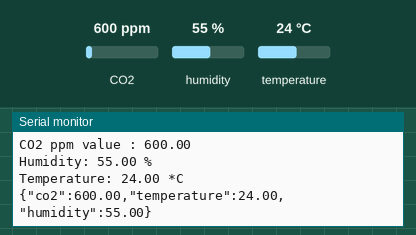
Simulated run of this sketch. Board: Arduino Uno, built with avr-gcc and run on an emulated ATmega328P. On the bench: the last lines printed to the serial monitor. Inputs (shaded band) come from the test bench; at power-on: CO2 600 ppm, humidity 55 %, temperature 24 °C. WiFi joins after 1.5 s; servers stay silent unless stated; no MQTT or app messages arrive unless stated.

Above: at 6.2 s.
6.3 s: CO2 set to 452 ppm
At 8.8 s:
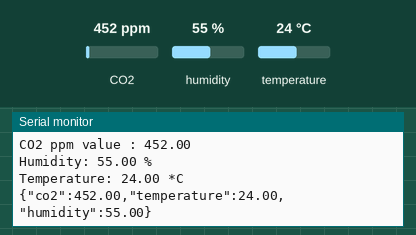
9.0 s: humidity set to 22 %
At 10.7 s:
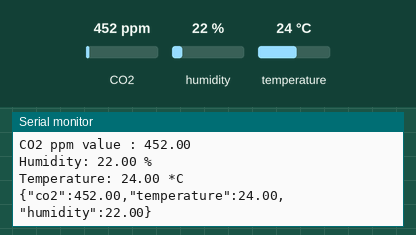
11.7 s: temperature set to 12 °C
At 13.2 s:
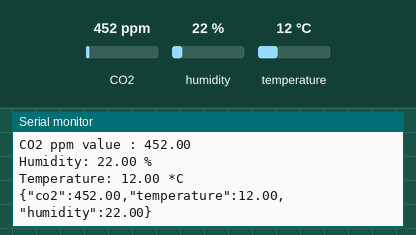
14.4 s: CO2 set to 1050 ppm
At 16.9 s:
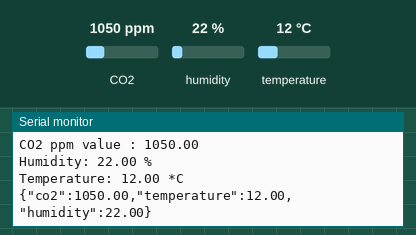
17.1 s: humidity set to 40 %
At 19.6 s:
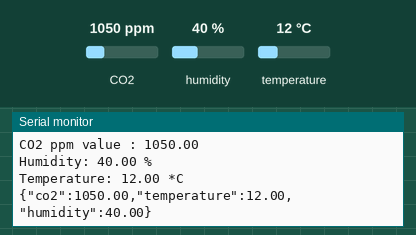
Timing chart, 0 to 20.8 s (numbered marks = the images above; inputs shaded):
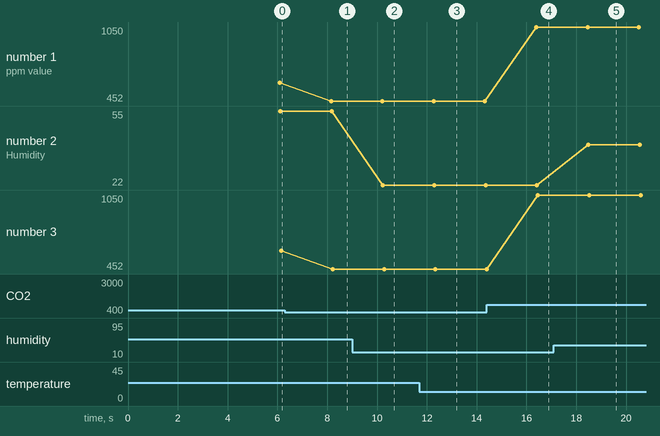

Measured:
- after the input at 6.3 s, the serial monitor: prints a new line after 1.9 s (image 1)
- after the input at 9.0 s, the serial monitor: prints a new line after 1.2 s (image 2)
- after the input at 11.7 s, the serial monitor: prints a new line after 0.62 s (image 3)
- after the input at 14.4 s, the serial monitor: prints a new line after 2.0 s (image 4)
- after the input at 17.1 s, the serial monitor: prints a new line after 1.4 s (image 5)
- plotted number 1: 600 → 452 after the input at 6.3 s, 452 → 1050 after the input at 14.4 s
- plotted number 2: 55 → 22 after the input at 9.0 s, 22 → 40 after the input at 17.1 s
- plotted number 3: 600 → 452 after the input at 6.3 s, 452 → 1050 after the input at 14.4 s

The sketch:

proto.ino
```cpp
#include "DHT.h"
#define DHTPIN11 4
#define DHTTYPE11 DHT11
#include "MQ135.h"
#define ANALOGPIN A0    //  Define Analog PIN on Arduino Board
#define RZERO 206.85    //  Define RZERO Calibration Value
MQ135 gasSensor = MQ135(ANALOGPIN);

#include <WiFiEspClient.h>
#include <WiFiEsp.h>
#include <WiFiEspUdp.h>
#include <PubSubClient.h>
#include "SoftwareSerial.h"

#define WIFI_AP "SKT"
#define WIFI_PASSWORD "1234567890"
const char* mqttServer = "192.168.1.254";
const int mqttPort = 1883;
const char* mqttUser = "";
const char* mqttPassword = "";

WiFiEspClient espClient;
PubSubClient client(espClient);
SoftwareSerial soft(2, 3); // RX, TX
DHT dht11(DHTPIN11, DHTTYPE11);
int status = WL_IDLE_STATUS;
unsigned long lastSend;

void setup() {

  Serial.begin(9600);
  dht11.begin();
  float rzero = gasSensor.getRZero();
  delay(3000);
  Serial.print("MQ135 RZERO Calibration Value : ");
  Serial.println(rzero);
  InitWiFi();
  client.setServer( mqttServer, mqttPort );
  lastSend = 0;
}

void loop() {
  status = WiFi.status();
  if ( status != WL_CONNECTED) {
    while ( status != WL_CONNECTED) {
      Serial.print("Attempting to connect to WPA SSID: ");
      Serial.println(WIFI_AP);
      // Connect to WPA/WPA2 network
      status = WiFi.begin(WIFI_AP, WIFI_PASSWORD);
      delay(500);
    }
    Serial.println("Connected to AP");
  }

  if ( !client.connected() ) {
    reconnect();
  }
  if ( millis() - lastSend > 1000 ) { // Update and send only after 1 seconds
    getAndSendCO2Data();
    lastSend = millis();
  }
  client.loop();
}

void getAndSendCO2Data()
{
  float ppm = gasSensor.getPPM();
  delay(1000);
  digitalWrite(13,HIGH);

  // Check if any reads failed and exit early (to try again).
  if (isnan(ppm)) {
    Serial.println("Failed to read from MQ135 sensor!");
    return;
  }

  Serial.print("CO2 ppm value : ");
  Serial.println(ppm);
  String co2 = String(ppm);
  float h = dht11.readHumidity();
  float t = dht11.readTemperature();
  if (isnan(h) || isnan(t)) {
    Serial.println("Failed to read from DHT sensor!");
    return;
  }
  Serial.print("Humidity: ");
  Serial.print(h);
  Serial.println(" %\t");
  Serial.print("Temperature: ");
  Serial.print(t);
  Serial.println(" *C ");

  String temperature = String(t);
  String humidity = String(h);

  // Prepare a JSON payload string
  String payload = "{";
  payload += "\"co2\":"; payload += co2; payload += ",";
  payload += "\"temperature\":"; payload += temperature; payload += ",";
  payload += "\"humidity\":"; payload += humidity;
  payload += "}";

  // Send payload
  char attributes[100];
  payload.toCharArray( attributes, 100 );
  client.publish( "/sensor/data", attributes );
  Serial.println( attributes );
}

void InitWiFi()
{
  // initialize serial for ESP module
  soft.begin(9600);
  // initialize ESP module
  WiFi.init(&soft);
  // check for the presence of the shield
  if (WiFi.status() == WL_NO_SHIELD) {
    Serial.println("WiFi shield not present");
    // don't continue
    while (true);
  }

  Serial.println("Connecting to AP ...");
  // attempt to connect to WiFi network
  while ( status != WL_CONNECTED) {
    Serial.print("Attempting to connect to WPA SSID: ");
    Serial.println(WIFI_AP);
    // Connect to WPA/WPA2 network
    status = WiFi.begin(WIFI_AP, WIFI_PASSWORD);
    delay(500);
  }
  Serial.println("Connected to AP");
}

void reconnect() {
  // Loop until we're reconnected
  while (!client.connected()) {
    Serial.print("Connecting to Broker ...");
    // Attempt to connect (clientId, username, password)
    if ( client.connect("Arduino Uno Device", mqttUser, mqttPassword) ) {
      Serial.println( "[DONE]" );
    } else {
      Serial.print( "[FAILED] [ rc = " );
      Serial.print( client.state() );
      Serial.println( " : retrying in 5 seconds]" );
      // Wait 5 seconds before retrying
      delay( 5000 );
    }
  }
}
```
